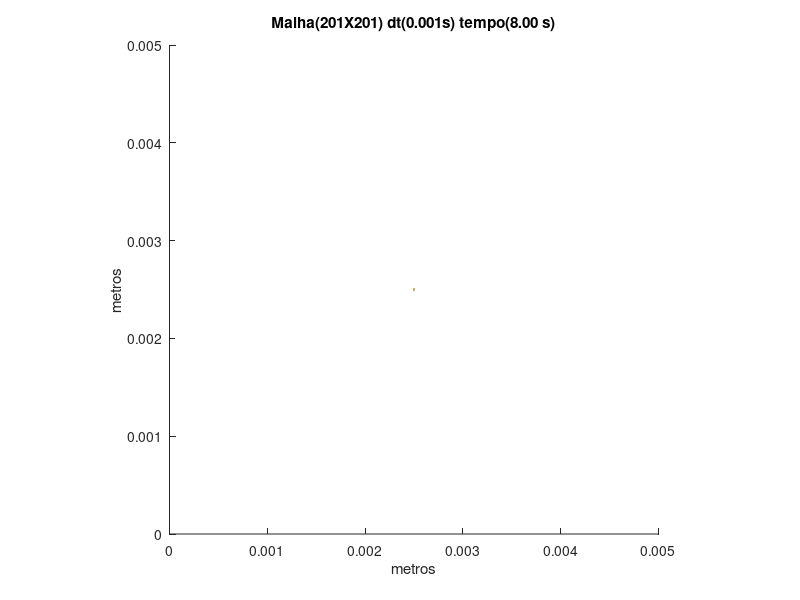

Write the MATLAB code that produced this figure.
set (gca,'PlotBoxAspectRatio',[1 1 1],'Xlim',[0,0.005],'Ylim',[0,0.005])
hold on
title('Malha(201X201) dt(0.001s) tempo(8.00 s)')
hold on
ylabel('metros')
hold on
xlabel('metros')
hold on

fill([0.00248756218905473 0.00248756218905473 0.00251243781094527 0.00251243781094527],[0.00248756218905473 0.00251243781094527 0.00251243781094527 0.00248756218905473],[0.8,0.7,0.4],'LineStyle','none')
